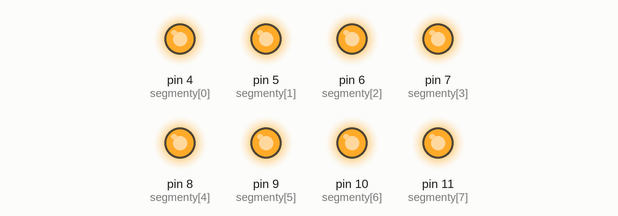
Simulated run of this program. Board: Arduino Nano, built with avr-gcc and run on an emulated ATmega328P. Parts: output pins drawn as LEDs (lit = HIGH).

Above: at 0.1 s.
Timing chart, 0 to 1.6 s (numbered marks = the images above):
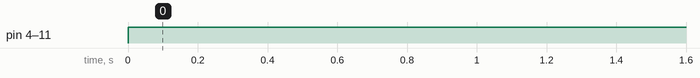

The program:

main.cpp
```cpp
#include <Arduino.h>

#define GND1 2
#define GND2 3

const int segmenty[] = {4, 5, 6, 7, 8, 9, 10, 11};
const int Velikost = sizeof(segmenty) / sizeof(segmenty[0]);

void pripravSegmenty(const int *);
void rozsvitVsechny(const int *);

void setup()
{
  pinMode(GND1, OUTPUT);
  pinMode(GND2, OUTPUT);
  digitalWrite(GND1, LOW);
  digitalWrite(GND2, LOW);
  pripravSegmenty(segmenty);
}

void loop()
{
  rozsvitVsechny(segmenty);
}

void pripravSegmenty(const int *segmenty)
{
  for (int i = 0; i < Velikost; i++)
  {
    pinMode(segmenty[i], OUTPUT);
  }
}

void rozsvitVsechny(const int *segmenty)
{
  for (int i = 0; i < Velikost; i++)
  {
    digitalWrite(segmenty[i], HIGH);
  }
}
```

Measured:
- by itself, pin 4 (segmenty[0]), pin 5 (segmenty[1]), pin 6 (segmenty[2]), pin 7 (segmenty[3]), pin 8 (segmenty[4]), pin 9 (segmenty[5]), pin 10 (segmenty[6]), pin 11 (segmenty[7]): LOW → HIGH at 0.00 s
